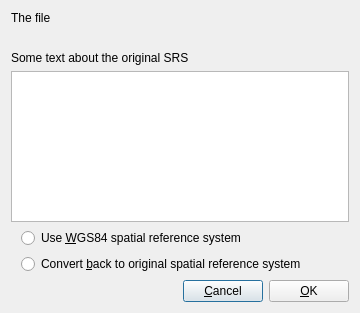
<?xml version="1.0" encoding="UTF-8"?>
<ui version="4.0">
 <class>OgrSrsWriteOptionDialog</class>
 <widget class="QDialog" name="OgrSrsWriteOptionDialog">
  <property name="geometry">
   <rect>
    <x>0</x>
    <y>0</y>
    <width>360</width>
    <height>313</height>
   </rect>
  </property>
  <property name="windowTitle">
   <string>Choose output SRS </string>
  </property>
  <layout class="QGridLayout" name="gridLayout">
   <item row="5" column="3">
    <widget class="QPushButton" name="button_cancel">
     <property name="text">
      <string>&amp;Cancel</string>
     </property>
    </widget>
   </item>
   <item row="4" column="0" colspan="5">
    <layout class="QVBoxLayout" name="verticalLayout">
     <property name="leftMargin">
      <number>10</number>
     </property>
     <item>
      <widget class="QRadioButton" name="radio_wgs84_srs">
       <property name="text">
        <string>Use &amp;WGS84 spatial reference system</string>
       </property>
       <attribute name="buttonGroup">
        <string notr="true">button_group</string>
       </attribute>
      </widget>
     </item>
     <item>
      <widget class="QRadioButton" name="radio_original_srs">
       <property name="text">
        <string>Convert &amp;back to original spatial reference system</string>
       </property>
       <attribute name="buttonGroup">
        <string notr="true">button_group</string>
       </attribute>
      </widget>
     </item>
    </layout>
   </item>
   <item row="5" column="0" colspan="3">
    <spacer name="horizontalSpacer">
     <property name="orientation">
      <enum>Qt::Horizontal</enum>
     </property>
     <property name="sizeHint" stdset="0">
      <size>
       <width>144</width>
       <height>20</height>
      </size>
     </property>
    </spacer>
   </item>
   <item row="1" column="0" colspan="5">
    <widget class="QLabel" name="label_filename">
     <property name="text">
      <string>&lt;filename placeholder&gt;</string>
     </property>
     <property name="alignment">
      <set>Qt::AlignCenter</set>
     </property>
    </widget>
   </item>
   <item row="3" column="0" colspan="5">
    <widget class="QPlainTextEdit" name="plain_text_wkt"/>
   </item>
   <item row="5" column="4">
    <widget class="QPushButton" name="button_ok">
     <property name="text">
      <string>&amp;OK</string>
     </property>
    </widget>
   </item>
   <item row="0" column="0">
    <widget class="QLabel" name="label_file">
     <property name="text">
      <string>The file</string>
     </property>
    </widget>
   </item>
   <item row="2" column="0" colspan="5">
    <widget class="QLabel" name="label_info">
     <property name="text">
      <string>Some text about the original SRS</string>
     </property>
    </widget>
   </item>
  </layout>
 </widget>
 <resources/>
 <connections/>
 <buttongroups>
  <buttongroup name="button_group"/>
 </buttongroups>
</ui>
